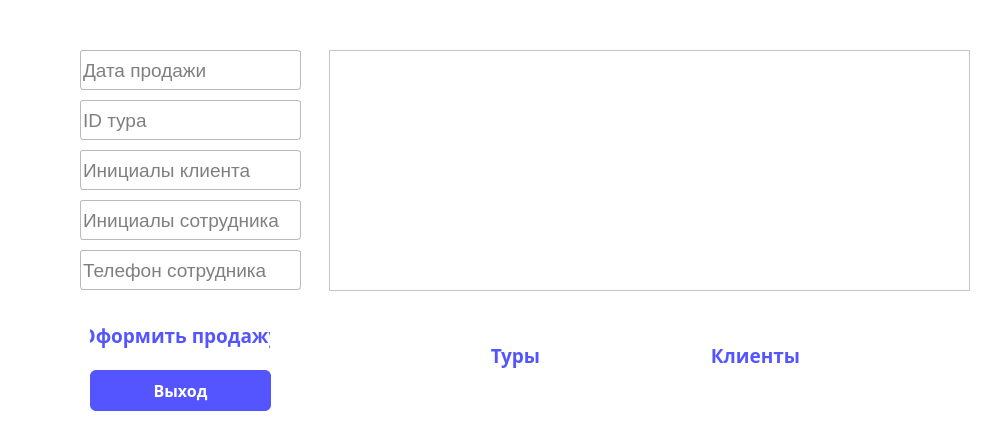
<?xml version="1.0" encoding="UTF-8"?>
<ui version="4.0">
 <class>MainWindow</class>
 <widget class="QMainWindow" name="MainWindow">
  <property name="geometry">
   <rect>
    <x>0</x>
    <y>0</y>
    <width>985</width>
    <height>440</height>
   </rect>
  </property>
  <property name="windowTitle">
   <string>BusinessAssistant</string>
  </property>
  <property name="styleSheet">
   <string notr="true">background-color: white;</string>
  </property>
  <widget class="QWidget" name="centralwidget">
   <widget class="QPushButton" name="newSaleButton">
    <property name="geometry">
     <rect>
      <x>90</x>
      <y>310</y>
      <width>180</width>
      <height>50</height>
     </rect>
    </property>
    <property name="font">
     <font>
      <family>Candara</family>
      <pointsize>14</pointsize>
      <weight>75</weight>
      <bold>true</bold>
     </font>
    </property>
    <property name="cursor">
     <cursorShape>PointingHandCursor</cursorShape>
    </property>
    <property name="styleSheet">
     <string notr="true">

QPushButton{
	border-radius: 6px;
	background-color: white;
	color: rgb(85, 85, 255);
}

QPushButton::hover{
	border-radius: 6px;
	background-color: rgbrgb(240, 255, 255);
	color: rgb(85, 0, 255);
}

QPushButton::pressed{
	border-radius: 6px;
	background-color: #BEB775;
	color: black;
}
</string>
    </property>
    <property name="text">
     <string>Оформить продажу</string>
    </property>
   </widget>
   <widget class="QLineEdit" name="date_sale">
    <property name="geometry">
     <rect>
      <x>80</x>
      <y>50</y>
      <width>221</width>
      <height>40</height>
     </rect>
    </property>
    <property name="font">
     <font>
      <pointsize>14</pointsize>
     </font>
    </property>
    <property name="styleSheet">
     <string notr="true">border: 1px solid rgb(186, 186, 186);
border-radius: 3px;
background-color: white;
color: black;</string>
    </property>
    <property name="text">
     <string/>
    </property>
    <property name="placeholderText">
     <string>Дата продажи</string>
    </property>
   </widget>
   <widget class="QLineEdit" name="id_tour">
    <property name="geometry">
     <rect>
      <x>80</x>
      <y>100</y>
      <width>221</width>
      <height>40</height>
     </rect>
    </property>
    <property name="font">
     <font>
      <pointsize>14</pointsize>
     </font>
    </property>
    <property name="styleSheet">
     <string notr="true">border: 1px solid rgb(186, 186, 186);
border-radius: 3px;
background-color: white;
color: black;</string>
    </property>
    <property name="text">
     <string/>
    </property>
    <property name="placeholderText">
     <string>ID тура</string>
    </property>
   </widget>
   <widget class="QLineEdit" name="client_initials">
    <property name="geometry">
     <rect>
      <x>80</x>
      <y>150</y>
      <width>221</width>
      <height>40</height>
     </rect>
    </property>
    <property name="font">
     <font>
      <pointsize>14</pointsize>
     </font>
    </property>
    <property name="styleSheet">
     <string notr="true">border: 1px solid rgb(186, 186, 186);
border-radius: 3px;
background-color: white;
color: black;</string>
    </property>
    <property name="text">
     <string/>
    </property>
    <property name="placeholderText">
     <string>Инициалы клиента</string>
    </property>
   </widget>
   <widget class="QPushButton" name="toursButton">
    <property name="geometry">
     <rect>
      <x>410</x>
      <y>330</y>
      <width>211</width>
      <height>50</height>
     </rect>
    </property>
    <property name="font">
     <font>
      <family>Candara</family>
      <pointsize>14</pointsize>
      <weight>75</weight>
      <bold>true</bold>
     </font>
    </property>
    <property name="cursor">
     <cursorShape>PointingHandCursor</cursorShape>
    </property>
    <property name="styleSheet">
     <string notr="true">

QPushButton{
	border-radius: 6px;
	background-color: white;
	color: rgb(85, 85, 255);
}

QPushButton::hover{
	border-radius: 6px;
	background-color: rgbrgb(240, 255, 255);
	color: rgb(85, 0, 255);
}

QPushButton::pressed{
	border-radius: 6px;
	background-color: #BEB775;
	color: black;
}
</string>
    </property>
    <property name="text">
     <string>Туры</string>
    </property>
   </widget>
   <widget class="QTableView" name="tableShow">
    <property name="geometry">
     <rect>
      <x>329</x>
      <y>50</y>
      <width>641</width>
      <height>241</height>
     </rect>
    </property>
   </widget>
   <widget class="QPushButton" name="exitButton">
    <property name="geometry">
     <rect>
      <x>90</x>
      <y>370</y>
      <width>181</width>
      <height>41</height>
     </rect>
    </property>
    <property name="font">
     <font>
      <family>Bahnschrift</family>
      <pointsize>12</pointsize>
      <weight>75</weight>
      <bold>true</bold>
     </font>
    </property>
    <property name="cursor">
     <cursorShape>PointingHandCursor</cursorShape>
    </property>
    <property name="styleSheet">
     <string notr="true">QPushButton{
	border-radius: 6px;
	background-color: rgb(85, 85, 255);
	color: white;
}

QPushButton::hover{
	border-radius: 6px;
	background-color: rgb(85, 0, 255);
	color: white;
}

QPushButton::pressed{
	border-radius: 6px;
	background-color: #BEB775;
	color: white;
}
</string>
    </property>
    <property name="text">
     <string>Выход</string>
    </property>
   </widget>
   <widget class="QLineEdit" name="employee_initials">
    <property name="geometry">
     <rect>
      <x>80</x>
      <y>200</y>
      <width>221</width>
      <height>40</height>
     </rect>
    </property>
    <property name="font">
     <font>
      <pointsize>14</pointsize>
     </font>
    </property>
    <property name="styleSheet">
     <string notr="true">border: 1px solid rgb(186, 186, 186);
border-radius: 3px;
background-color: white;
color: black;</string>
    </property>
    <property name="text">
     <string/>
    </property>
    <property name="placeholderText">
     <string>Инициалы сотрудника</string>
    </property>
   </widget>
   <widget class="QLineEdit" name="employee_phone">
    <property name="geometry">
     <rect>
      <x>80</x>
      <y>250</y>
      <width>221</width>
      <height>40</height>
     </rect>
    </property>
    <property name="font">
     <font>
      <pointsize>14</pointsize>
     </font>
    </property>
    <property name="styleSheet">
     <string notr="true">border: 1px solid rgb(186, 186, 186);
border-radius: 3px;
background-color: white;
color: black;</string>
    </property>
    <property name="text">
     <string/>
    </property>
    <property name="placeholderText">
     <string>Телефон сотрудника</string>
    </property>
   </widget>
   <widget class="QPushButton" name="clientsButton">
    <property name="geometry">
     <rect>
      <x>650</x>
      <y>330</y>
      <width>211</width>
      <height>50</height>
     </rect>
    </property>
    <property name="font">
     <font>
      <family>Candara</family>
      <pointsize>14</pointsize>
      <weight>75</weight>
      <bold>true</bold>
     </font>
    </property>
    <property name="cursor">
     <cursorShape>PointingHandCursor</cursorShape>
    </property>
    <property name="styleSheet">
     <string notr="true">

QPushButton{
	border-radius: 6px;
	background-color: white;
	color: rgb(85, 85, 255);
}

QPushButton::hover{
	border-radius: 6px;
	background-color: rgbrgb(240, 255, 255);
	color: rgb(85, 0, 255);
}

QPushButton::pressed{
	border-radius: 6px;
	background-color: #BEB775;
	color: black;
}
</string>
    </property>
    <property name="text">
     <string>Клиенты</string>
    </property>
   </widget>
  </widget>
 </widget>
 <resources/>
 <connections/>
</ui>
